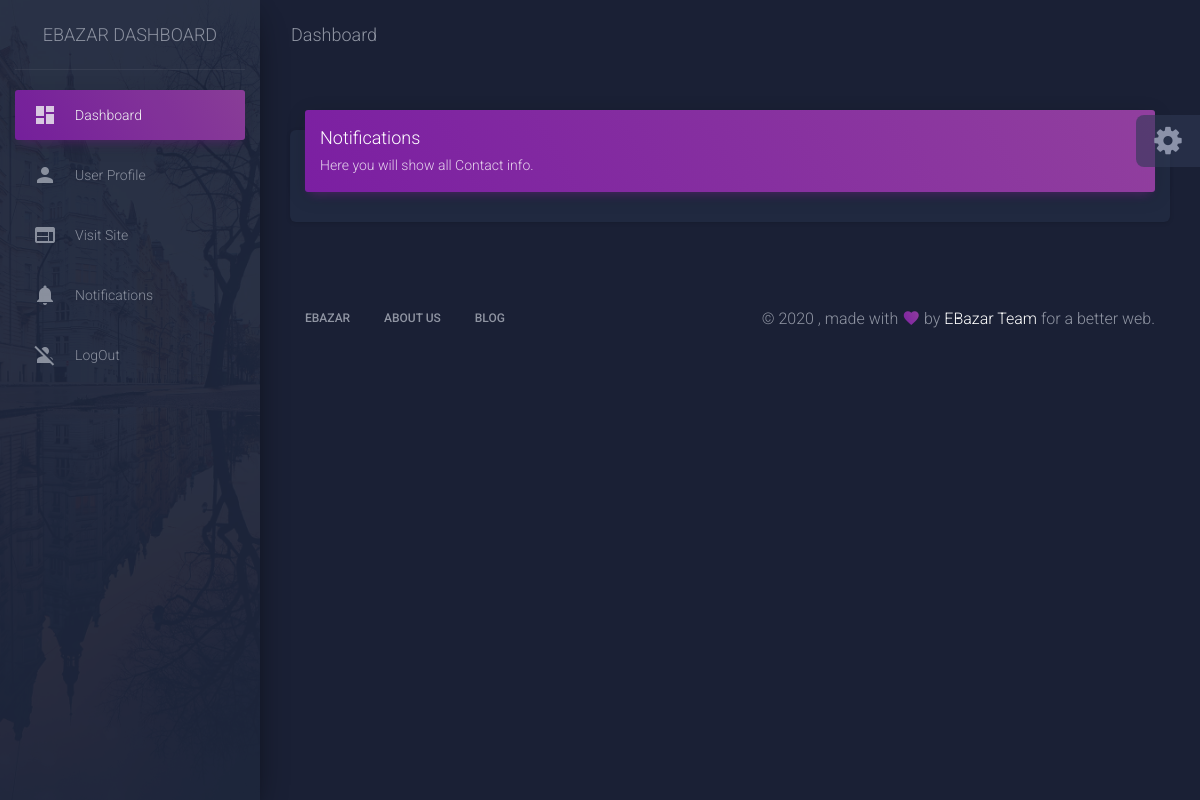
The page /adminsite/ContactNotificaton/ (signed in) on the database as committed earlier.
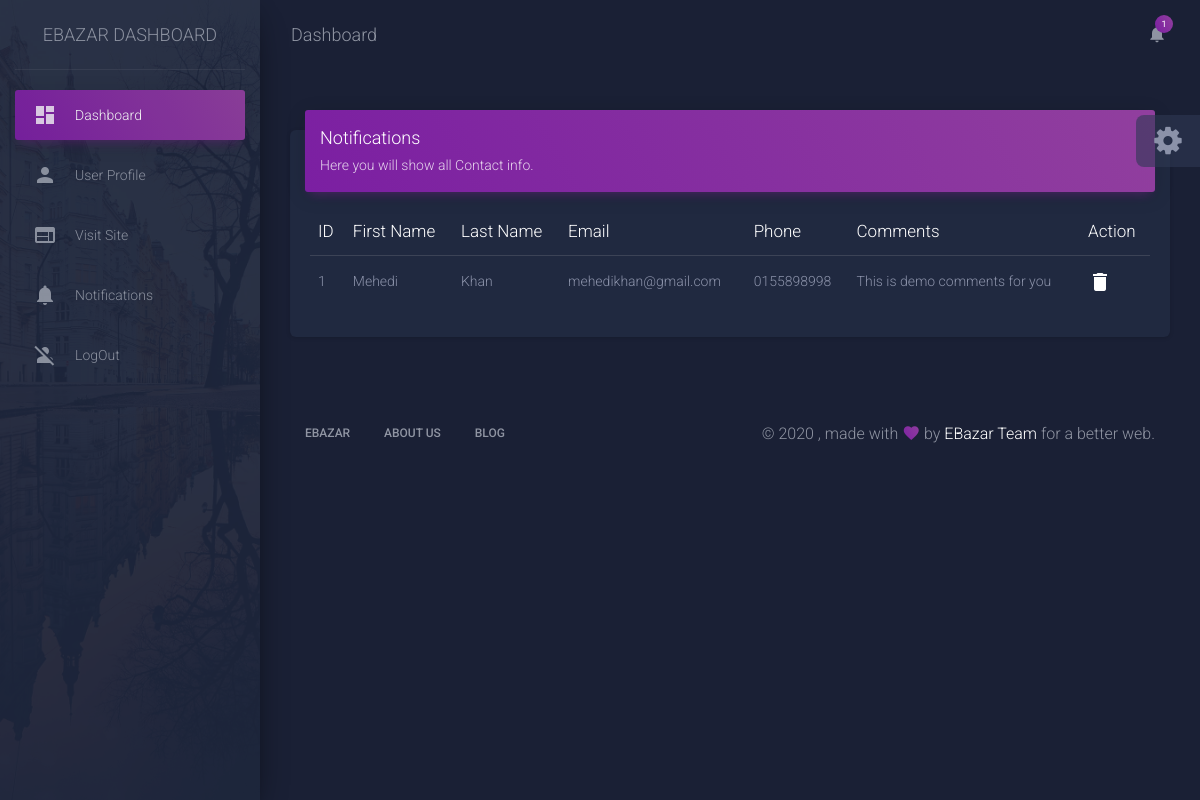
The same page on the database as committed later.
### store/models/contact.py (models this page shows, shortened)
class ContactModel(models.Model):
    fname = models.CharField(max_length=10)
    lname = models.CharField(max_length=10)
    email = models.EmailField()
    phone = models.CharField(max_length=15)
    comments = models.TextField(max_length=500)
    def shortComments(self):
        mycomments = self.comments[:30]
        return mycomments

### AdminSite/views.py (the view)
# urls.py: path('ContactNotificaton/',ContactNotificaton.as_view(),name='ContactNotificaton'),
class ContactNotificaton(View):
    def get(self,request):
        contacts = ContactModel.objects.all()
        revenew = orders.Order.objects.all()
        revenewsum = 0
        for rev in revenew:
            if rev.status == True:
                revenewsum+=rev.price
        context = {
            'contacts':contacts,
            'contactscount':contacts.count(),
        }
        return render(request,'notifications.html',context)

### AdminSite/templates/notifications.html
{% extends 'adminbase.html' %}
{% block content %}
      <div class="content">
        <div class="container-fluid">
          <div class="card">
            <div class="card-header card-header-primary">
              <h4 class="card-title">Notifications</h4>
              <p class="card-category">Here you will show all Contact info.</a>
              </p>
            </div>
            <div class="card-body">
              {% if contacts %}
              <div class="row">
                <div class="col-md-12">
                  <table class="table">
                    <thead>
                      <tr>
                      <th class="text-white">ID</th>
                      <th class="text-white">First Name</th>
                      <th class="text-white">Last Name</th>
                      <th class="text-white">Email</th>
                      <th class="text-white">Phone</th>
                      <th class="text-white">Comments</th>
                      <th class="text-white">Action</th>
                    </tr>
                    </thead>
                    <tbody>
                      {% for contact in contacts %}
                      <tr>
                        <td>{{ forloop.counter }}</td>
                        <td>{{ contact.fname }}</td>
                        <td>{{ contact.lname }}</td>
                        <td>{{ contact.email }}</td>
                        <td>{{ contact.phone }}</td>
                        <td>{{ contact.comments }}</td>
                        <td><a href="{% url 'deletecontact' contact.id %}"> <i class="material-icons">delete</i></a></td>
                      </tr>
                      {% endfor %}
                    </tbody>
                  </table>
                </div>
              </div>
              {% endif %}
          </div>
        </div>
      </div>
{% endblock %}

Rows that differ between the two databases and show on the page:
added ContactModel: fname "Mehedi", lname "Khan", email "mehedikhan@gmail.com", phone "0155898998", comments "This is demo comments for you"
Other text that changed with them:
{{ contactscount }}: (not shown) → "1"
text now shown: "ID First Name Last Name Email Phone Comments Action"
